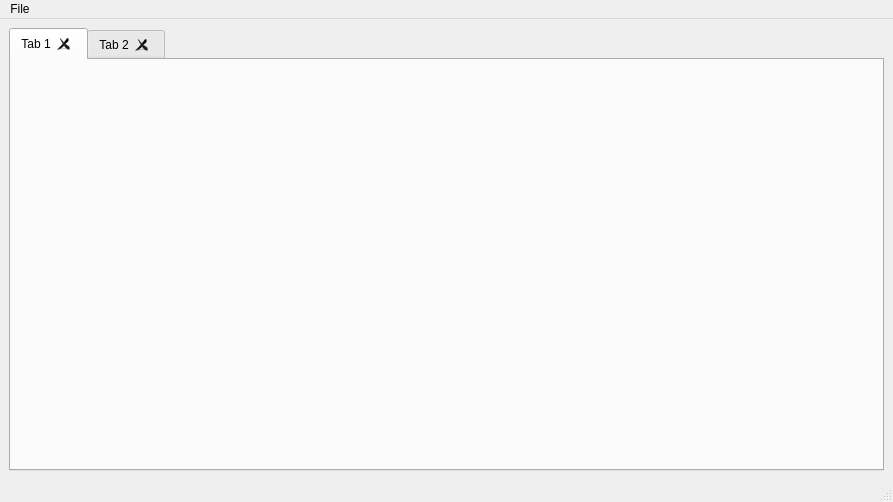
<?xml version="1.0" encoding="UTF-8"?>
<ui version="4.0">
 <class>MainWindow</class>
 <widget class="QMainWindow" name="MainWindow">
  <property name="geometry">
   <rect>
    <x>0</x>
    <y>0</y>
    <width>893</width>
    <height>502</height>
   </rect>
  </property>
  <property name="windowTitle">
   <string>EvtxView</string>
  </property>
  <widget class="QWidget" name="centralwidget">
   <layout class="QVBoxLayout" name="verticalLayout">
    <item>
     <widget class="QTabWidget" name="tabWidget">
      <property name="currentIndex">
       <number>0</number>
      </property>
      <property name="tabsClosable">
       <bool>true</bool>
      </property>
      <property name="movable">
       <bool>false</bool>
      </property>
      <property name="tabBarAutoHide">
       <bool>false</bool>
      </property>
      <widget class="QWidget" name="tab">
       <attribute name="title">
        <string>Tab 1</string>
       </attribute>
      </widget>
      <widget class="QWidget" name="tab_2">
       <attribute name="title">
        <string>Tab 2</string>
       </attribute>
      </widget>
     </widget>
    </item>
   </layout>
  </widget>
  <widget class="QMenuBar" name="menubar">
   <property name="geometry">
    <rect>
     <x>0</x>
     <y>0</y>
     <width>893</width>
     <height>30</height>
    </rect>
   </property>
   <widget class="QMenu" name="menuFile">
    <property name="title">
     <string>File</string>
    </property>
    <addaction name="actionOpen"/>
    <addaction name="separator"/>
    <addaction name="actionExit"/>
   </widget>
   <addaction name="menuFile"/>
  </widget>
  <widget class="QStatusBar" name="statusbar"/>
  <action name="actionOpen">
   <property name="text">
    <string>Open</string>
   </property>
   <property name="shortcut">
    <string>Ctrl+O</string>
   </property>
  </action>
  <action name="actionExit">
   <property name="text">
    <string>Exit</string>
   </property>
  </action>
 </widget>
 <resources/>
 <connections/>
</ui>
